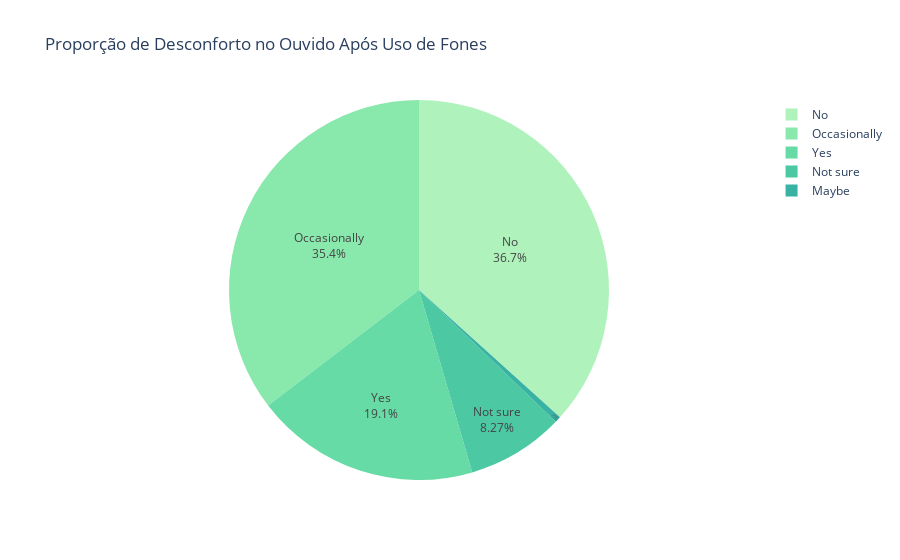

Here is the notebook cell this chart was saved with:
### Code cell
# Contar os valores da coluna 'Ear_Discomfort_After_Use'
discomfort_counts = df['Ear_Discomfort_After_Use'].value_counts().reset_index()
discomfort_counts.columns = ['Categoria', 'Contagem']

# Criar o gráfico de pizza interativo
fig = px.pie(
    discomfort_counts,
    names='Categoria',
    values='Contagem',
    title='Proporção de Desconforto no Ouvido Após Uso de Fones',
    color_discrete_sequence=px.colors.sequential.Tealgrn # Usando uma paleta de cores sequencial
)

# Melhorar a aparência dos rótulos
# 'label+percent' mostra a categoria e a porcentagem em cada fatia
fig.update_traces(textposition='inside', textinfo='percent+label')

### Figure 1 — Plotly figure (JSON) as saved in the notebook; plotly's stock layout.template omitted (floating-point values rounded to 4 significant figures)
{"data": [{"domain": {"x": [0, 1], "y": [0, 1]}, "hovertemplate": "Categoria=%{label}<br>Contagem=%{value}<extra></extra>", "labels": ["No", "Occasionally", "Yes", "Not sure", "Maybe"], "legendgroup": "", "name": "", "showlegend": true, "textinfo": "percent+label", "textposition": "inside", "type": "pie", "values": [142, 137, 74, 32, 2]}], "layout": {"legend": {"tracegroupgap": 0}, "piecolorway": ["rgb(176, 242, 188)", "rgb(137, 232, 172)", "rgb(103, 219, 165)", "rgb(76, 200, 163)", "rgb(56, 178, 163)", "rgb(44, 152, 160)", "rgb(37, 125, 152)"], "title": {"text": "Proporção de Desconforto no Ouvido Após Uso de Fones"}}}
